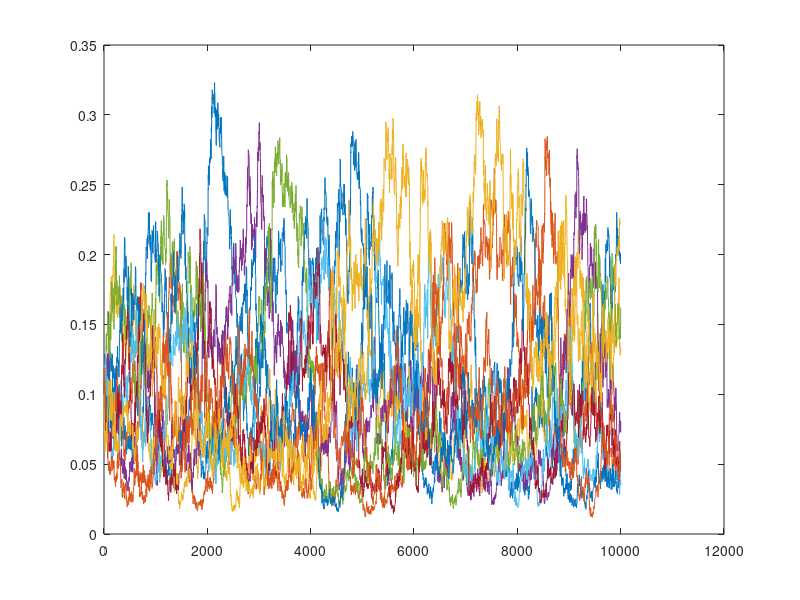

Reproduce this figure in MATLAB.
N = 10; %number of players
a = 0.1; %rand(); %random fraction in interval [0,1] won
n = 10000; % how many rounds of the game 
p = 0.5;  % win chance =, i.e. over player 1 wins, else player 2 wins
gamma = 0.3; % income tax rate
b = 0; % as a placeholder for first round 
X = zeros(n+1, N); %initialize array of wealth
X(1,:) = (1/N);
for t = 1:n %loop over n time steps

    %update wealth for every player 
    %generating random numbers for picking  2 elements\players to engage in the game 
    i = randi(N,1);
    j = randi(N,1);
    while i == j
         j = randi(N,1);
    end
    %pick two random elements from current row and they play a two player game,
    %update array X to give them a name 
      k1 = X(t, i); 
      k2 = X(t, j);
      %Y = array
      % Remove new Y elements from array X
      
  distro = rand();
    if distro <= p  % k1 wins

        k =   a * min(k1,k2)*1;
        b = gamma*k; % tax rate, where b = a^2
    %wealth of players not in game for next round
        X(t+1,:) = (1-b)*X(t,:) + b/N;
    %add values back to array
        X(t+1, i) = X(t, i) + k;
        X(t+1, j) = X(t, j) - k;
    else %k2 wins
        k =   a * min(k1,k2)*1;
   %wealth of players not in game for next round
        X(t+1,:) = (1-b)*X(t,:) + b/N;
    %add values back to array
        X(t+1, i) = X(t, i) - k;
        X(t+1, j) = X(t, j) + k;
    end
end

    
plot(X)

    


sumofrows = sum(X,2);

Finalwealth = X(end,:);

T = transpose(Finalwealth);

winner = max(T);

